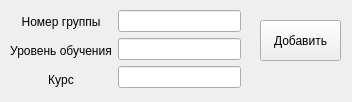
<?xml version="1.0" encoding="UTF-8"?>
<ui version="4.0">
 <class>addGroupForm</class>
 <widget class="QWidget" name="addGroupForm">
  <property name="geometry">
   <rect>
    <x>0</x>
    <y>0</y>
    <width>352</width>
    <height>102</height>
   </rect>
  </property>
  <property name="windowTitle">
   <string>Добавление группы</string>
  </property>
  <widget class="QWidget" name="layoutWidget">
   <property name="geometry">
    <rect>
     <x>10</x>
     <y>10</y>
     <width>231</width>
     <height>81</height>
    </rect>
   </property>
   <layout class="QHBoxLayout" name="horizontalLayout">
    <item>
     <layout class="QVBoxLayout" name="verticalLayout">
      <item>
       <widget class="QLabel" name="label_number_group">
        <property name="sizePolicy">
         <sizepolicy hsizetype="Minimum" vsizetype="Minimum">
          <horstretch>0</horstretch>
          <verstretch>0</verstretch>
         </sizepolicy>
        </property>
        <property name="text">
         <string>Номер группы</string>
        </property>
        <property name="alignment">
         <set>Qt::AlignCenter</set>
        </property>
       </widget>
      </item>
      <item>
       <widget class="QLabel" name="label_level_training">
        <property name="sizePolicy">
         <sizepolicy hsizetype="Minimum" vsizetype="Minimum">
          <horstretch>0</horstretch>
          <verstretch>0</verstretch>
         </sizepolicy>
        </property>
        <property name="text">
         <string>Уровень обучения</string>
        </property>
        <property name="alignment">
         <set>Qt::AlignCenter</set>
        </property>
       </widget>
      </item>
      <item>
       <widget class="QLabel" name="label_course">
        <property name="sizePolicy">
         <sizepolicy hsizetype="Minimum" vsizetype="Minimum">
          <horstretch>0</horstretch>
          <verstretch>0</verstretch>
         </sizepolicy>
        </property>
        <property name="text">
         <string>Курс</string>
        </property>
        <property name="alignment">
         <set>Qt::AlignCenter</set>
        </property>
       </widget>
      </item>
     </layout>
    </item>
    <item>
     <layout class="QVBoxLayout" name="verticalLayout_2">
      <item>
       <widget class="QLineEdit" name="lineEditNumberGroup"/>
      </item>
      <item>
       <widget class="QLineEdit" name="lineEditDirectionTraining"/>
      </item>
      <item>
       <widget class="QLineEdit" name="lineEditCourse"/>
      </item>
     </layout>
    </item>
   </layout>
  </widget>
  <widget class="QPushButton" name="pushButtonAddGroup">
   <property name="geometry">
    <rect>
     <x>260</x>
     <y>20</y>
     <width>81</width>
     <height>41</height>
    </rect>
   </property>
   <property name="text">
    <string>Добавить</string>
   </property>
  </widget>
 </widget>
 <resources/>
 <connections/>
</ui>
